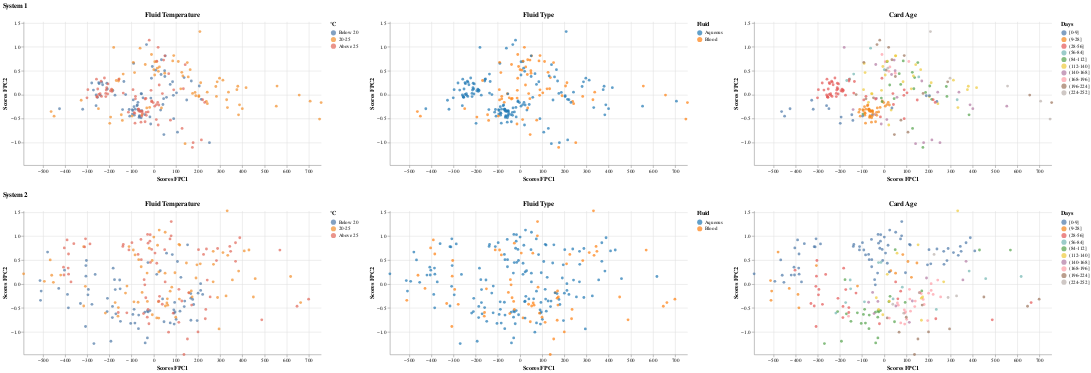

Source (notebook cell):
### Markdown cell above
### System 1 versus System 2: Sensor A - Sample Window

### Code cell
pc_scores_s1_A_sample_window, pc_scores_s2_A_sample_window,fpca_s1_A_sample_window,fpca_s2_A_sample_window = fpca_two_inputs(A1_sample_window_combine_balanced.iloc[:,:-6], A2_sample_window_combine_balanced.iloc[:,:-6], color_fpc1_s1='tab:blue', color_fpc2_s1='tab:cyan', color_fpc1_s2='tab:orange', color_fpc2_s2='gold')
print("--------------------------------------------------- Bootstrap -------------------------------------------------------------------------------------------")
as1,as2 = bootstrap(A1_sample_window_combine_balanced, A2_sample_window_combine_balanced,"A","sample_window",features="FluidTempBin")
print("--------------------------------------------------- PCA Scores -------------------------------------------------------------------------------------------")
create_pc_scores_plots(pc_scores_s1_A_sample_window, pc_scores_s2_A_sample_window, A1_sample_window_combine_balanced, A2_sample_window_combine_balanced,features="FluidTempBin")

### Figure 1 — Vega-Lite specification as saved in the notebook (floating-point values rounded to 4 significant figures; data arrays with more than 128 entries replaced by an {"elided": "..."} marker saying what was removed)
{"config": {"view": {"continuousWidth": 300, "continuousHeight": 300, "stroke": null}}, "vconcat": [{"hconcat": [{"mark": {"type": "circle"}, "encoding": {"color": {"field": "FluidTempBin", "scale": {"domain": ["Below 20", "20-25", "Above 25"], "range": ["#4e79a7", "#f28e2b", "#e16759"]}, "sort": ["Below 20", "20-25", "Above 25"], "title": "°C", "type": "ordinal"}, "tooltip": [{"field": "TestID", "type": "quantitative"}, {"field": "PC1_Scores", "type": "quantitative"}, {"field": "PC2_Scores", "type": "quantitative"}, {"field": "FluidTempBin", "title": "Fluid Temperature", "type": "ordinal"}], "x": {"field": "PC1_Scores", "scale": {"domain": [-587.1, 755.3]}, "title": "Scores FPC1", "type": "quantitative"}, "y": {"field": "PC2_Scores", "scale": {"domain": [-1.477, 1.531]}, "title": "Scores FPC2", "type": "quantitative"}}, "height": 280, "title": "Fluid Temperature", "width": 580}, {"mark": {"type": "circle"}, "encoding": {"color": {"field": "FluidTypeBin", "scale": {"scheme": "category10"}, "title": "Fluid", "type": "nominal"}, "tooltip": [{"field": "TestID", "type": "quantitative"}, {"field": "PC1_Scores", "type": "quantitative"}, {"field": "PC2_Scores", "type": "quantitative"}, {"field": "FluidTypeBin", "title": "Fluid Type", "type": "nominal"}], "x": {"field": "PC1_Scores", "scale": {"domain": [-587.1, 755.3]}, "title": "Scores FPC1", "type": "quantitative"}, "y": {"field": "PC2_Scores", "scale": {"domain": [-1.477, 1.531]}, "title": "Scores FPC2", "type": "quantitative"}}, "height": 280, "title": "Fluid Type", "width": 580}, {"mark": {"type": "circle"}, "encoding": {"color": {"field": "CardAgeBin", "scale": {"scheme": "tableau10"}, "sort": ["[0-9]", "(9-28]", "(28-56]", "(56-84]", "(84-112]", "(112-140]", "(140-168]", "(168-196]", "(196-224]", "(224-252]"], "title": "Days", "type": "ordinal"}, "tooltip": [{"field": "TestID", "type": "quantitative"}, {"field": "PC1_Scores", "type": "quantitative"}, {"field": "PC2_Scores", "type": "quantitative"}, {"field": "CardAgeBin", "title": "Card Age", "type": "ordinal"}], "x": {"field": "PC1_Scores", "scale": {"domain": [-587.1, 755.3]}, "title": "Scores FPC1", "type": "quantitative"}, "y": {"field": "PC2_Scores", "scale": {"domain": [-1.477, 1.531]}, "title": "Scores FPC2", "type": "quantitative"}}, "height": 280, "title": "Card Age", "width": 580}], "data": {"name": "data-e517cfb3e258592ccace68543f24ebbf"}, "resolve": {"scale": {"color": "independent"}}, "title": "System 1"}, {"hconcat": [{"mark": {"type": "circle"}, "encoding": {"color": {"field": "FluidTempBin", "scale": {"domain": ["Below 20", "20-25", "Above 25"], "range": ["#4e79a7", "#f28e2b", "#e16759"]}, "sort": ["Below 20", "20-25", "Above 25"], "title": "°C", "type": "ordinal"}, "tooltip": [{"field": "TestID", "type": "quantitative"}, {"field": "PC1_Scores", "type": "quantitative"}, {"field": "PC2_Scores", "type": "quantitative"}, {"field": "FluidTempBin", "title": "Fluid Temperature", "type": "ordinal"}], "x": {"field": "PC1_Scores", "scale": {"domain": [-587.1, 755.3]}, "title": "Scores FPC1", "type": "quantitative"}, "y": {"field": "PC2_Scores", "scale": {"domain": [-1.477, 1.531]}, "title": "Scores FPC2", "type": "quantitative"}}, "height": 280, "title": "Fluid Temperature", "width": 580}, {"mark": {"type": "circle"}, "encoding": {"color": {"field": "FluidTypeBin", "scale": {"scheme": "category10"}, "title": "Fluid", "type": "nominal"}, "tooltip": [{"field": "TestID", "type": "quantitative"}, {"field": "PC1_Scores", "type": "quantitative"}, {"field": "PC2_Scores", "type": "quantitative"}, {"field": "FluidTypeBin", "title": "Fluid Type", "type": "nominal"}], "x": {"field": "PC1_Scores", "scale": {"domain": [-587.1, 755.3]}, "title": "Scores FPC1", "type": "quantitative"}, "y": {"field": "PC2_Scores", "scale": {"domain": [-1.477, 1.531]}, "title": "Scores FPC2", "type": "quantitative"}}, "height": 280, "title": "Fluid Type", "width": 580}, {"mark": {"type": "circle"}, "encoding": {"color": {"field": "CardAgeBin", "scale": {"scheme": "tableau10"}, "sort": ["[0-9]", "(9-28]", "(28-56]", "(56-84]", "(84-112]", "(112-140]", "(140-168]", "(168-196]", "(196-224]", "(224-252]"], "title": "Days", "type": "ordinal"}, "tooltip": [{"field": "TestID", "type": "quantitative"}, {"field": "PC1_Scores", "type": "quantitative"}, {"field": "PC2_Scores", "type": "quantitative"}, {"field": "CardAgeBin", "title": "Card Age", "type": "ordinal"}], "x": {"field": "PC1_Scores", "scale": {"domain": [-587.1, 755.3]}, "title": "Scores FPC1", "type": "quantitative"}, "y": {"field": "PC2_Scores", "scale": {"domain": [-1.477, 1.531]}, "title": "Scores FPC2", "type": "quantitative"}}, "height": 280, "title": "Card Age", "width": 580}], "data": {"name": "data-e90db8823fe3488b5b9744d357bb994e"}, "resolve": {"scale": {"color": "independent"}}, "title": "System 2"}], "$schema": "https://vega.github.io/schema/vega-lite/v5.8.0.json", "datasets": {"data-e517cfb3e258592ccace68543f24ebbf": {"elided": "216 records"}, "data-e90db8823fe3488b5b9744d357bb994e": {"elided": "216 records"}}}
